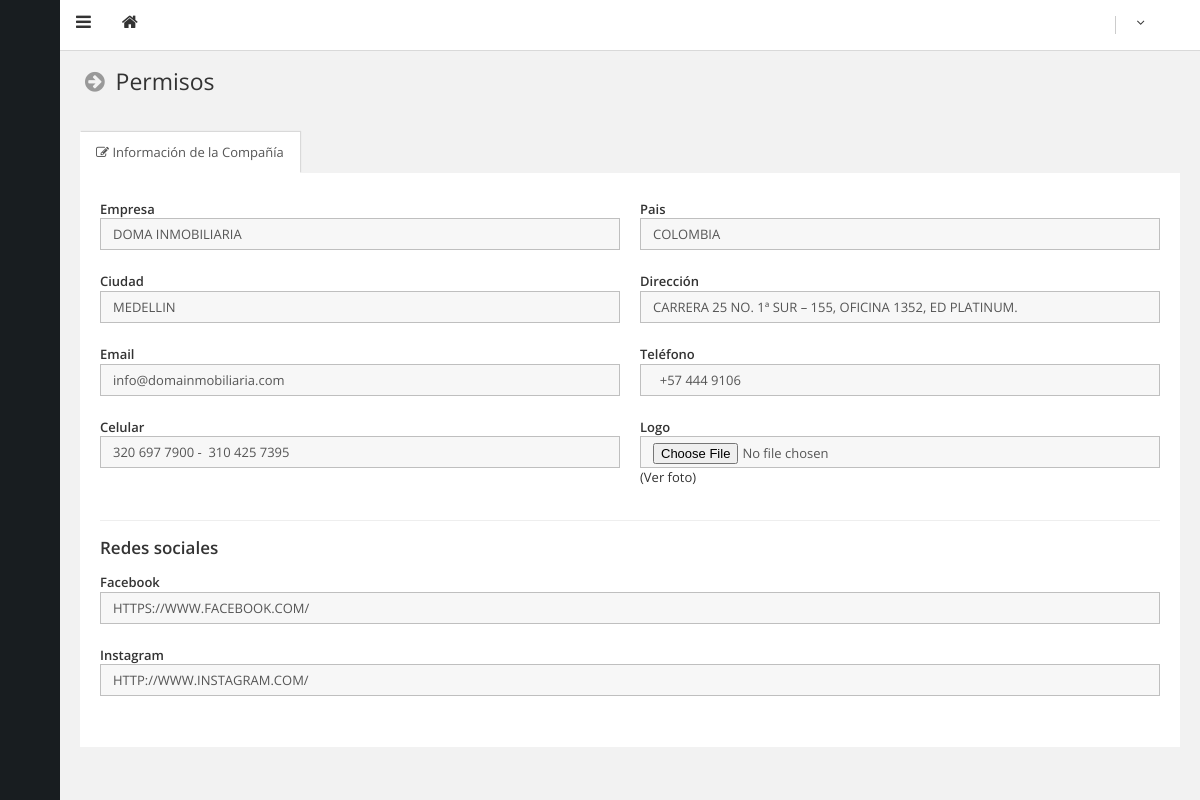
/admin/html/pages/informacion.php?Idsubmenu=1, run on the app's committed database.
### tables this page shows
CREATE TABLE IF NOT EXISTS `Menusub` (
  `Id` int(11) NOT NULL AUTO_INCREMENT,
  `Idmenu` int(11) NOT NULL,
  `Nombre` varchar(255) NOT NULL,
  `Url` varchar(255) NOT NULL,
  `Pos` int(11) NOT NULL,
  PRIMARY KEY (`Id`)
);

CREATE TABLE IF NOT EXISTS `Informacion` (
  `Id` int(11) NOT NULL AUTO_INCREMENT,
  `Nombre` varchar(255) NOT NULL,
  `Identificacion` varchar(255) NOT NULL,
  `Email` varchar(255) NOT NULL,
  `Pais` varchar(255) NOT NULL,
  `Ciudad` varchar(255) NOT NULL,
  `Dir` varchar(255) NOT NULL,
  `Codigo` varchar(255) NOT NULL,
  `Telefono` varchar(255) NOT NULL,
  `Celular` varchar(255) NOT NULL,
  `Logo` varchar(255) NOT NULL,
  `Mapa` text NOT NULL,
  `Fb` varchar(255) NOT NULL,
  `It` varchar(255) NOT NULL,
  `Tw` varchar(255) NOT NULL,
  PRIMARY KEY (`Id`)
);

### admin/html/pages/informacion.php (the view, shortened to what this page needs)
<?
include("../../includes/conexion.php");
					$query000		="SELECT* FROM Informacion" ;
					$result000		=mysql_query($query000, $id);
					While($row000	=mysql_fetch_array($result000))
					{
					$Nombre			=$row000["Nombre"];
					$Email			=$row000["Email"];
					$Pais			=$row000["Pais"];
					$Ciudad			=$row000["Ciudad"];
					$Dir			=$row000["Dir"];
					$Telefono		=$row000["Telefono"];
					$Celular		=$row000["Celular"];
					$Logo			=$row000["Logo"];
					$Fb 			=$row000["Fb"];
					$It 			=$row000["It"];
					}
					$queryTITMEN		="SELECT* FROM Menusub WHERE Id = ".$_REQUEST["Idsubmenu"] ;
					$resultTITMEN		=mysql_query($queryTITMEN, $id);
					While($rowTITMEN	=mysql_fetch_array($resultTITMEN))
					{
					$NombreTITMEN		=$rowTITMEN["Nombre"];
					}
?>
<!DOCTYPE html>
<html lang="en">
	<head>
		<link type="text/css" rel="stylesheet" href="../../assets/css/theme-default/bootstrap.css?1403937764" />
		<link type="text/css" rel="stylesheet" href="../../assets/css/theme-default/boostbox.css?1403937765" />
		<link type="text/css" rel="stylesheet" href="../../assets/css/theme-default/boostbox_responsive.css?1403937765" />
		<link type="text/css" rel="stylesheet" href="../../assets/css/theme-default/font-awesome.min.css?1401481653" />
	</head>
	<body >
		<header id="header">
<?
include("../../includes/navbar.php");
?>
		</header>
		<div id="base">
			<div id="sidebar">
			  <div class="sidebar-back"></div>
			  <div class="sidebar-content">
			    <div class="nav-brand"> <a class="main-brand" href="zona.php">
			      </a>
               </div>
                    ?>		      </div>
		  </div>
			<div id="content">
				<section>
					<div class="section-header">
						<h3 class="text-standard"><i class="fa fa-fw fa-arrow-circle-right text-gray-light"></i> <?=$NombreTITMEN?></h3>
					</div>
					<div class="section-body">
						<div class="row">
							<div class="col-lg-12">
								<div class="box style-transparent">
									<div class="box-head">
										<ul class="nav nav-tabs tabs-transparent" data-toggle="tabs">
											<li class="active"><a href="#editDetails"><i class="fa fa-edit"></i> Información de la Compañía</a></li>
										</ul>
									</div>
									<div class="tab-content">
										<div class="tab-pane active" id="editDetails">
											<div class="box-body style-white">
												<form action="act-informacion.php" method="post" enctype="multipart/form-data" class="form-horizontal form-validate" novalidate role="form">
													<div class="row">
														<div class="col-sm-6">
															<div class="form-group">
															  <div class="col-sm-12">
																<label for="Nombre" class="control-label">Empresa</label>
																	<input type="text" name="Nombre" id="Nombre" class="form-control" placeholder="Ingrese un Nombre" value="<?=$Nombre?>" onChange="javascript:this.value=this.value.toUpperCase();" required data-rule-minlength="3">
																</div>
															</div>
														</div>
														<div class="col-sm-6">
															<div class="form-group">
																<div class="col-sm-12">
																	<label for="Pais" class="control-label">Pais</label>
																	<input name="Pais" type="text" class="form-control" id="Pais" placeholder="Ingrese un Pais" onChange="javascript:this.value=this.value.toUpperCase();" value="<?=$Pais?>" required data-rule-minlength="3">
																</div>
															</div>
														</div>
														<div class="col-sm-6">
															<div class="form-group">
																<div class="col-sm-12">
																	<label for="Ciudad" class="control-label">Ciudad</label>
                                                               <input name="Ciudad" type="text" class="form-control" id="Ciudad" placeholder="Ingrese una Ciudad" onChange="javascript:this.value=this.value.toUpperCase();" value="<?=$Ciudad?>" required data-rule-minlength="3">
																</div>
															</div>
														</div>
														<div class="col-sm-6">
															<div class="form-group">
																<div class="col-sm-12">
																	<label for="Dir" class="control-label">Dirección</label>
																	<input name="Dir" type="text" class="form-control" id="Dir" placeholder="Ingrese una Dirección" onChange="javascript:this.value=this.value.toUpperCase();" value="<?=$Dir?>" required data-rule-minlength="3">
																</div>
															</div>
														</div>
														<div class="col-sm-6">
															<div class="form-group">
																<div class="col-sm-12">
																	<label for="Apellidos" class="control-label">Email</label>
																	<input type="email" name="email" id="email" class="form-control" placeholder="Ingrese un Email" value="<?=$Email?>" required data-rule-minlength="3">
																</div>
															</div>
														</div>
														<div class="col-sm-6">
															<div class="form-group">
																<div class="col-sm-12">
																	<label for="Dir" class="control-label">Teléfono</label>
																	<input name="Telefono" type="text" class="form-control" id="Telefono" placeholder="Ingrese un Teléfono" onChange="javascript:this.value=this.value.toUpperCase();" value="<?=$Telefono?>" required data-rule-minlength="3">
																</div>
															</div>
														</div>
														<div class="col-sm-6">
															<div class="form-group">
																<div class="col-sm-12">
																	<label for="Celular" class="control-label">Celular</label>
                                                               <input name="Celular" type="text" class="form-control" id="Celular" placeholder="Ingrese un Celular" onChange="javascript:this.value=this.value.toUpperCase();" value="<?=$Celular?>" required data-rule-minlength="3">
																</div>
															</div>
														</div>
												  		<div class="col-sm-6">
                                                    	  		<div class="form-group">
																	<div class="col-sm-12">
                                                                    	<label for="archivo" class="control-label">Logo</label>
                                                                    	<input name="archivo" type="file" id="archivo" class="form-control" accept="image/*"><a href="logo/<?=$Logo?>" target="_blank">(Ver foto)</a>
                                                           			</div>
                                                           		</div>
														</div>
    												</div>
    												<hr size="90">
    												<h4>Redes sociales</h4>
    												<div class="row">
    													<div class="col-sm-12">
															<div class="form-group">
																<div class="col-sm-12">
																	<label for="Facebook" class="control-label">Facebook</label>
                                                               <input name="Fb" type="text" class="form-control" id="Facebook" placeholder="Ingrese un Facebook" onChange="javascript:this.value=this.value.toUpperCase();" value="<?=$Fb?>" required data-rule-minlength="3">
																</div>
															</div>
														</div>
														<div class="col-sm-12">
															<div class="form-group">
																<div class="col-sm-12">
																	<label for="Instagram" class="control-label">Instagram</label>
                                                               <input name="It" type="text" class="form-control" id="Instagram" placeholder="Ingrese un Instagram" onChange="javascript:this.value=this.value.toUpperCase();" value="<?=$It?>" required data-rule-minlength="3">
																</div>
															</div>
														</div>
    												</div>
													<div class="form-group">
														<div class="col-sm-12">
														</div>
													</div>
												</form>
											</div>
										</div>
									</div>
								</div>
							</div>
						</div>
					</div>
				</section>
			</div>
		</div>
	</body>
</html>

### admin/assets/css/theme-default/boostbox_responsive.css (style rules this page uses)
@media (min-width: 481px) and (max-width: 1200px) { body:not(.sidebar-expanded) #content { display: block; } }
@media (min-width: 481px) and (max-width: 1200px) { body:not(.sidebar-expanded) #sidebar { width: 60px; } }
@media (min-width: 481px) and (max-width: 1200px) { body:not(.sidebar-expanded) #header { left: 60px; } }
@media (min-width: 481px) and (max-width: 1200px) { body:not(.sidebar-expanded) .sidebar-back { width: 60px; } }

### data on the page
menusub: Nombre "Permisos"
informacion: Nombre "DOMA INMOBILIARIA", Pais "COLOMBIA", Ciudad "MEDELLIN", Dir "CARRERA 25 NO. 1ª SUR – 155, OFICINA 1352, ED PLATINUM.", email "info@domainmobiliaria.com", Telefono "+57 444 9106", Celular "320 697 7900 - 310 425 7395", Fb "HTTPS://WWW.FACEBOOK.COM/", It "HTTP://WWW.INSTAGRAM.COM/"
